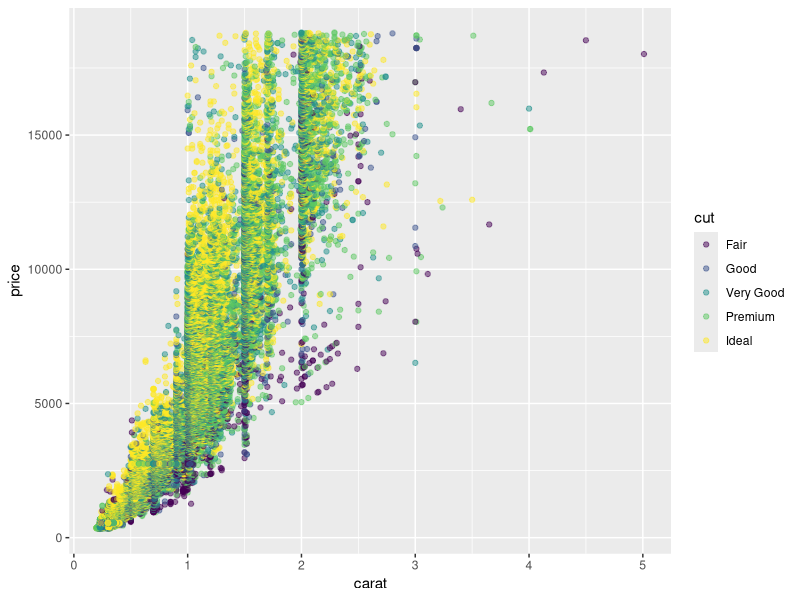

Here is the R script that generated this plot:
## ---- chunk 1
knitr::opts_chunk$set(echo = TRUE)
## ---- chunk 2
library(tidyverse)
## ---- chunk 3
ggplot(data=diamonds,mapping=aes(x=carat,y=price,color=cut)) +
  geom_point(alpha=0.5)
